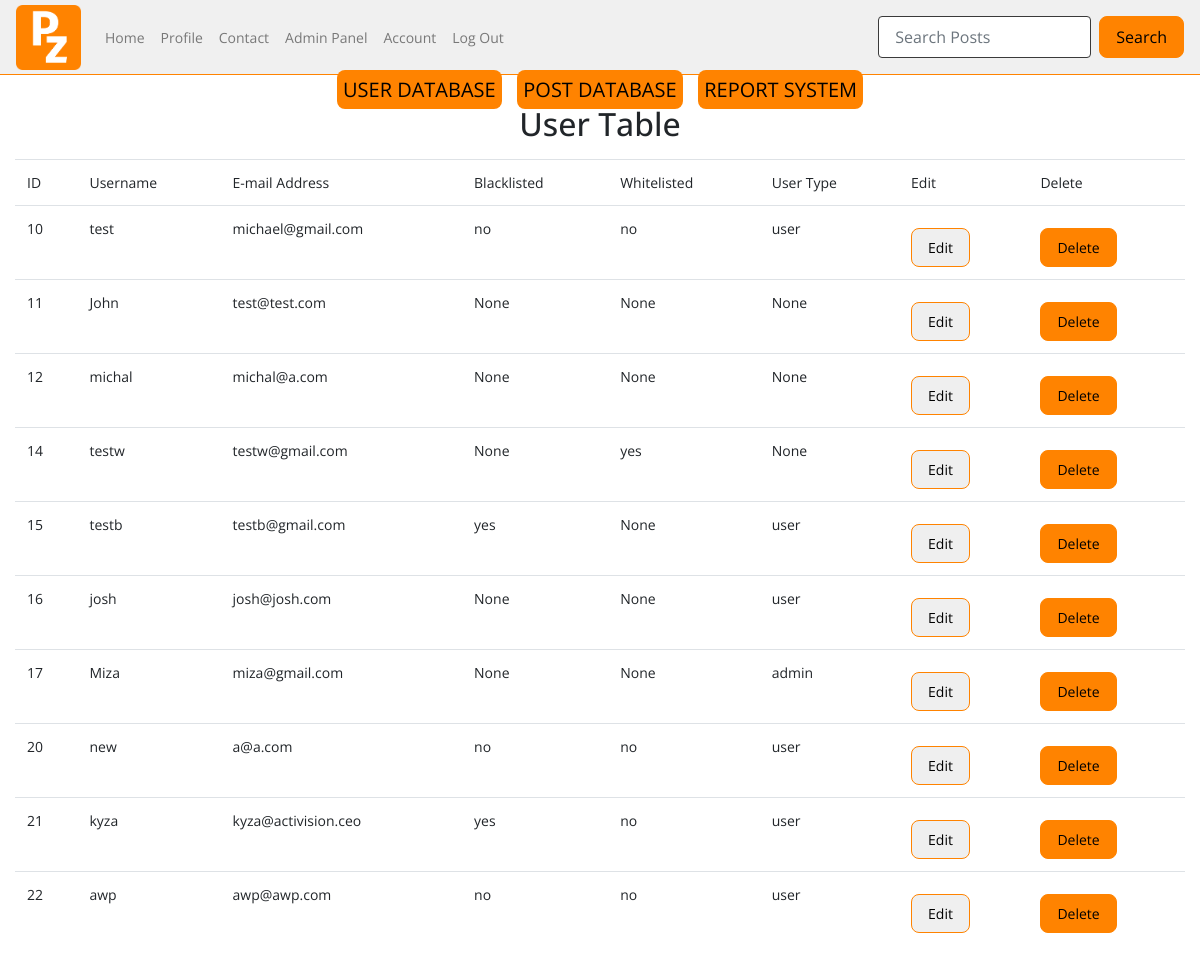
Page /admin/user (signed in) on the earlier database version.
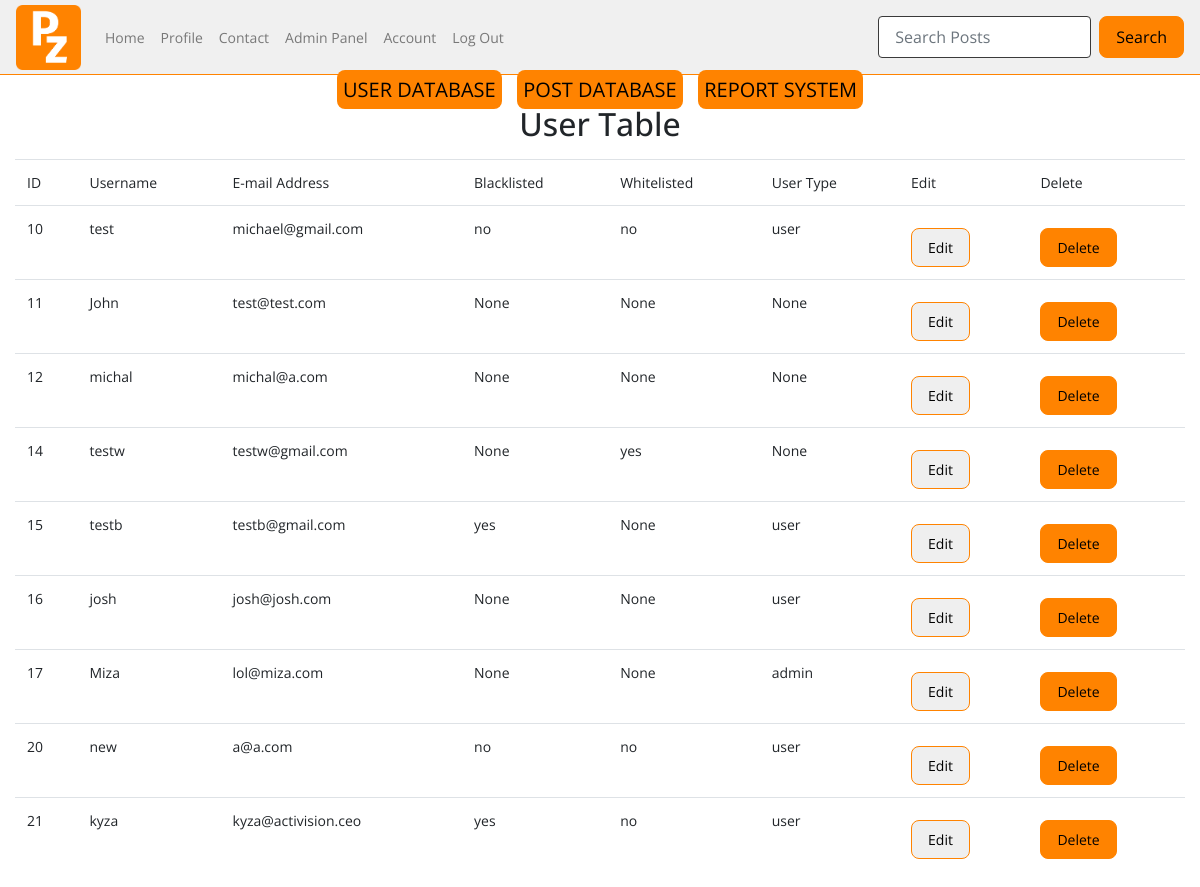
Same page on the later database version.
### tables this page shows
CREATE TABLE users (
    ID INTEGER PRIMARY KEY AUTOINCREMENT,
    username TEXT NOT NULL,
    password TEXT NOT NULL,
    email TEXT NOT NULL UNIQUE
, user_type VARCHAR, whitelisted text, blacklisted text);

### app.py (the view)
@app.route("/admin/user")
def admin_user():
    user=query_db('SELECT * FROM users WHERE username = ?', [session['username']], True)
    if not user['user_type'] == "admin":
        return redirect(url_for('home'))
    user_table=query_db('SELECT * FROM users')
    return render_template("user_database.html", user_table = user_table, user = user)

### app.py (called while the page is built)
def query_db(query, args=(), one=False):
    con = g._database = sqlite3.connect(DATABASE)
    con.row_factory = sqlite3.Row
    cur = con.execute(query, args)
    rv = cur.fetchall()
    cur.close()
    return (rv[0] if rv else None) if one else rv

### templates/user_database.html (shortened to what this page needs)
{% include "admin.html" %}
<center><h2>User Table</h2></center>
<div class="container-fluid col database">
    <table class="table">
        <tr>
            <td>ID</td>
            <td>Username</td>
            <td>E-mail Address</td>
            <td>Blacklisted</td>
            <td>Whitelisted</td>
            <td>User Type</td>
            <td>Edit</td>
            <td>Delete</td>
        </tr>
        <tr>
            {% for user in user_table %}
            <td>{{user.ID}}</td>
            <td>{{user.username}}</td>
            <td>{{user.email}}</td>
            <td>{{user.blacklisted}}</td>
            <td>{{user.whitelisted}}</td>
            <td>{{user.user_type}}</td>
            <td><button type="button" data-toggle="modal" data-target="#editModal{{user.id}}">Edit</button></td>
            <td><form action="{{ url_for('delete_user') }}" method="POST">
            <button type="submit">Delete</button>
            </form></tr>
  {% endfor %}
  </table>
</div>

### templates/admin.html (shortened to what this page needs)
{% include "layout.html" %}
{% include "nav.html" %}
<body>
    <div class="container-fluid">
        <div class="row">
            <div class="col text-center">
                <a class="admin_link" href="{{ url_for('admin_user') }}">USER DATABASE</a>
                <a class="admin_link" href="{{ url_for('admin_posts') }}">POST DATABASE</a>
                <a class="admin_link" href="{{ url_for('admin_reports') }}">REPORT SYSTEM</a>
            </div>
        </div>
    </div>
</body>

### templates/layout.html (shortened to what this page needs)
<!doctype html>
<head>
  <link href="{{ url_for('static', filename='css/bootstrap.min.css') }}" rel="stylesheet">
  <link href="{{ url_for('static', filename='css/style.css') }}" rel="stylesheet">
  <link href="https://cdnjs.cloudflare.com/ajax/libs/toastr.js/latest/toastr.min.css" rel="stylesheet">
  <link href="https://unpkg.com/aos@2.3.1/dist/aos.css" rel="stylesheet">
</head>

### templates/nav.html (shortened to what this page needs)
<nav class="navbar nav-main navbar-expand-lg navbar-light">
    <a class="navbar-brand">
      <img src="{{url_for('static', filename='assets/logo.png')}}" alt="logo" style="height: 65px;">
    </a>
    <div class="collapse navbar-collapse" id="navbarNav">
      <ul class="navbar-nav">
        <li class="nav-item">
          <a class="nav-link" href="{{ url_for('posts') }}">Home</a>
        </li>
        <li class="nav-item">
          <a class="nav-link" href="{{ url_for('profile') }}">Profile</a>
        </li>
        <li class="nav-item">
          <a class="nav-link" href="{{ url_for('contact') }}" data-toggle="modal" data-target="#contactModal">Contact</a>
        </li>
        {% if user.user_type == "admin" %}
        <li class="nav-item">
          <a class="nav-link" href="{{ url_for('admin') }}">Admin Panel</a>
        </li>
        {% endif %}
        <li class="nav-item">
          <a class="nav-link" href="{{ url_for('account_settings') }}">Account</a>
        </li>
        <li class="nav-item">
          <a class="nav-link" href="{{ url_for('logout') }}">Log Out</a>
        </li>
      </ul>
    </div>
    <form class="form-inline my-2 my-lg-0" method="get" action="{{ url_for('search_posts') }}">
      <input class="form-control mr-sm-2" type="text" name="query" placeholder="Search Posts">
      <button class="btn btn-outline-success my-2 my-sm-0" type="submit">Search</button>
    </form>
  </nav>

### static/css/style.css (style rules this page uses)
body { font-family: 'Open Sans', sans-serif; font-weight: 400px; font-size: 14px; }
.nav-main { background-color: rgb(255, 255, 255); border-bottom: 1px solid #ff8300; height: 75px; }
.table { margin-left: auto; margin-right: auto; }
button[type=submit] { background-color: #ff8300; border: 1px solid #ff8300; width: auto; height: auto; padding: 8px 16px; border-radius: 8px; margin-top: 10px; color: black; }
button[type=button] { border: 1px solid #ff8300; width: auto; height: auto; padding: 8px 16px; border-radius: 8px; margin-top: 10px; color: black; }
input[type=text] { border-radius: 4px; border: 1px solid rgb(58, 58, 58); padding: 8px 16px; }
.navbar { background-color: rgb(240, 240, 240); }
.admin_link { background-color: #ff8300; color: black; font-size: 20px; border-radius: 8px; padding: 6px; margin-right: 6px; margin-left: 6px; }
.database { padding-top: 8px; }

Differences in the rows shown:
removed users: ID "22", username "awp", email "awp@awp.com", blacklisted "no", whitelisted "no", user_type "user"
changed users "Miza": email "miza@gmail.com" → "lol@miza.com"
